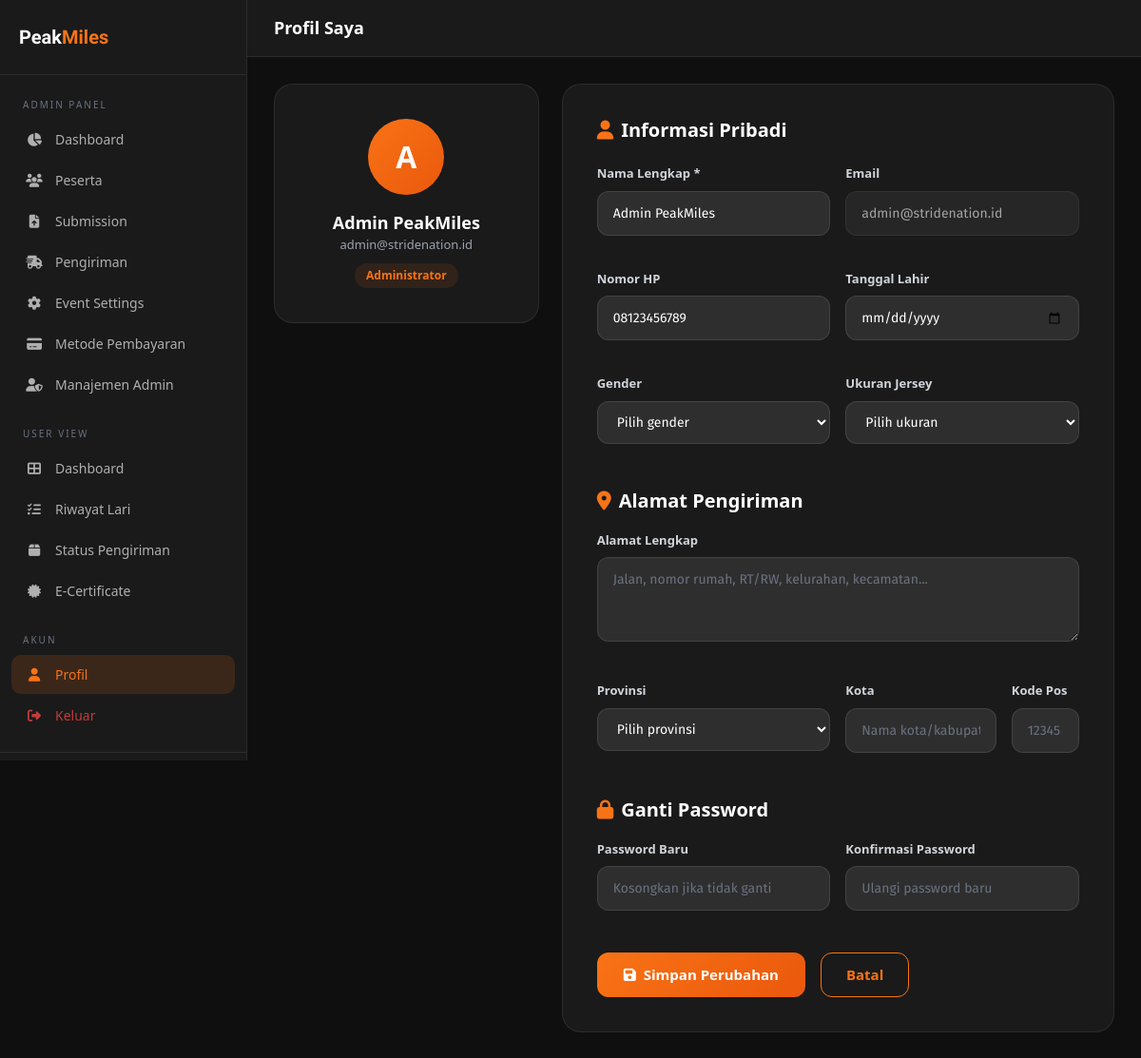
The app's page /profile.php (signed in) with its own data.
### tables this page shows
CREATE TABLE IF NOT EXISTS users (
    id INT AUTO_INCREMENT PRIMARY KEY,
    name VARCHAR(100) NOT NULL,
    email VARCHAR(150) NOT NULL UNIQUE,
    phone VARCHAR(20),
    password_hash VARCHAR(255) NOT NULL,
    role ENUM('user', 'admin') DEFAULT 'user',
    is_active TINYINT(1) DEFAULT 1,
    reset_token VARCHAR(100) NULL,
    reset_expires DATETIME NULL,
    created_at DATETIME DEFAULT CURRENT_TIMESTAMP,
    updated_at DATETIME DEFAULT CURRENT_TIMESTAMP ON UPDATE CURRENT_TIMESTAMP
);

### includes/functions.php (called while the page is built, shortened)
<?php
function getCurrentUser(): ?array {
    $db = getDB();
    $stmt = $db->prepare("SELECT u.*, p.dob, p.gender, p.address_full, p.province, p.city, p.postal_code, p.jersey_size
        FROM users u LEFT JOIN user_profiles p ON u.id = p.user_id WHERE u.id = ?");
    $stmt->execute([$_SESSION['user_id']]);
    return $stmt->fetch() ?: null;
}
function sanitize(string $input): string {
    return htmlspecialchars(trim($input), ENT_QUOTES, 'UTF-8');
}

### profile.php (the view, shortened to what this page needs)
<?php
require_once __DIR__ . '/includes/functions.php';
$user = getCurrentUser();
?>
<!DOCTYPE html>
<html lang="id">
<head>
<link rel="stylesheet" href="<?= SITE_URL ?>/assets/css/style.css">
<link rel="stylesheet" href="https://cdn.jsdelivr.net/npm/bootstrap@5.3.0/dist/css/bootstrap.min.css">
<link rel="stylesheet" href="https://cdnjs.cloudflare.com/ajax/libs/font-awesome/6.4.0/css/all.min.css">
</head>
<body>
<div class="dashboard-layout">
  <?php require_once __DIR__ . '/includes/sidebar.php'; ?>
  <div class="main-content">
    <div class="topbar">
      <div class="d-flex align-items-center gap-3">
        <div class="topbar-title">Profil Saya</div>
      </div>
    </div>
    <div class="page-content">
      <form method="POST" action="">
        <div class="row g-4">
          <div class="col-lg-4">
            <div class="form-card text-center">
              <div style="width:80px;height:80px;border-radius:50%;background:linear-gradient(135deg,var(--primary),var(--primary-dark));display:flex;align-items:center;justify-content:center;font-weight:800;font-size:32px;color:#fff;margin:0 auto 16px;">
                <?= strtoupper(substr($user['name'], 0, 1)) ?>
              </div>
              <div style="font-size:18px;font-weight:700;color:#fff;"><?= sanitize($user['name']) ?></div>
              <div style="font-size:13px;color:var(--gray-light);"><?= sanitize($user['email']) ?></div>
              <div class="mt-2">
                <span class="status-badge" style="background:rgba(249,115,22,0.1);color:var(--primary);">
                  <?= $user['role'] === 'admin' ? 'Administrator' : 'Peserta' ?>
                </span>
              </div>
            </div>
          </div>
          <div class="col-lg-8">
            <div class="form-card">
              <h5 style="color:#fff;font-weight:700;margin-bottom:24px;"><i class="fa fa-user" style="color:var(--primary);margin-right:8px;"></i>Informasi Pribadi</h5>
              <div class="row g-3">
                <div class="col-md-6">
                  <div class="form-group">
                    <label class="form-label">Nama Lengkap *</label>
                    <input type="text" name="name" class="form-control-custom" value="<?= sanitize($user['name']) ?>" required>
                  </div>
                </div>
                <div class="col-md-6">
                  <div class="form-group">
                    <label class="form-label">Email</label>
                    <input type="email" class="form-control-custom" value="<?= sanitize($user['email']) ?>" disabled style="opacity:0.6;">
                  </div>
                </div>
                <div class="col-md-6">
                  <div class="form-group">
                    <label class="form-label">Nomor HP</label>
                    <input type="tel" name="phone" class="form-control-custom" placeholder="08xx..." value="<?= sanitize($user['phone'] ?? '') ?>">
                  </div>
                </div>
                <div class="col-md-6">
                  <div class="form-group">
                    <label class="form-label">Tanggal Lahir</label>
                    <input type="date" name="dob" class="form-control-custom" value="<?= $user['dob'] ?? '' ?>">
                  </div>
                </div>
                <div class="col-md-6">
                  <div class="form-group">
                    <label class="form-label">Gender</label>
                    <select name="gender" class="form-control-custom">
                      <option value="">Pilih gender</option>
                    </select>
                  </div>
                </div>
                <div class="col-md-6">
                  <div class="form-group">
                    <label class="form-label">Ukuran Jersey</label>
                    <select name="jersey_size" class="form-control-custom">
                      <option value="">Pilih ukuran</option>
                    </select>
                  </div>
                </div>
              </div>
              <h5 style="color:#fff;font-weight:700;margin:28px 0 20px;"><i class="fa fa-map-marker-alt" style="color:var(--primary);margin-right:8px;"></i>Alamat Pengiriman</h5>
              <div class="row g-3">
                <div class="col-12">
                  <div class="form-group">
                    <label class="form-label">Alamat Lengkap</label>
                    <textarea name="address_full" class="form-control-custom" rows="3" placeholder="Jalan, nomor rumah, RT/RW, kelurahan, kecamatan..."><?= sanitize($user['address_full'] ?? '') ?></textarea>
                  </div>
                </div>
                <div class="col-md-6">
                  <div class="form-group">
                    <label class="form-label">Provinsi</label>
                    <select name="province" class="form-control-custom">
                      <option value="">Pilih provinsi</option>
                    </select>
                  </div>
                </div>
                <div class="col-md-4">
                  <div class="form-group">
                    <label class="form-label">Kota</label>
                    <input type="text" name="city" class="form-control-custom" placeholder="Nama kota/kabupaten" value="<?= sanitize($user['city'] ?? '') ?>">
                  </div>
                </div>
                <div class="col-md-2">
                  <div class="form-group">
                    <label class="form-label">Kode Pos</label>
                    <input type="text" name="postal_code" class="form-control-custom" placeholder="12345" maxlength="10" value="<?= sanitize($user['postal_code'] ?? '') ?>">
                  </div>
                </div>
              </div>
              <h5 style="color:#fff;font-weight:700;margin:28px 0 20px;"><i class="fa fa-lock" style="color:var(--primary);margin-right:8px;"></i>Ganti Password</h5>
              <div class="row g-3">
                <div class="col-md-6">
                  <div class="form-group">
                    <label class="form-label">Password Baru</label>
                    <input type="password" name="new_password" class="form-control-custom" placeholder="Kosongkan jika tidak ganti">
                  </div>
                </div>
                <div class="col-md-6">
                  <div class="form-group">
                    <label class="form-label">Konfirmasi Password</label>
                    <input type="password" name="confirm_password" class="form-control-custom" placeholder="Ulangi password baru">
                  </div>
                </div>
              </div>
              <div class="mt-4 d-flex gap-3">
                <button type="submit" class="btn-primary-custom">
                  <i class="fa fa-save"></i> Simpan Perubahan
                </button>
                <a href="<?= SITE_URL ?>/dashboard.php" class="btn-outline-custom">Batal</a>
              </div>
            </div>
          </div>
        </div>
      </form>
    </div>
  </div>
</div>
</body>
</html>

### assets/css/style.css (style rules this page uses)
:root { --primary: #f97316; --primary-dark: #ea580c; --primary-light: #fed7aa; --dark: #0f0f0f; --dark-2: #1a1a1a; --dark-3: #242424; --dark-4: #2e2e2e; --gray: #6b7280; --gray-light: #9ca3af; --border: rgba(255,255,255,0.08); --success: #22c55e; --danger: #ef4444; --warning: #f59e0b; --info: #3b82f6; --radius: 12px; --radius-lg: 20px; --shadow: 0 4px 24px rgba(0,0,0,0.4); --shadow-glow: 0 0 40px rgba(249,115,22,0.2); }
* { margin: 0; padding: 0; box-sizing: border-box; }
html { scroll-behavior: smooth; background: #0f0f0f; }
body { font-family: 'Fira Sans', system-ui, sans-serif; background: var(--dark); color: #e5e7eb; line-height: 1.6; min-height: 100vh; }
h1, h2, h3, h4, h5, h6 { font-weight: 600; line-height: 1.2; }
.btn-primary-custom { background: linear-gradient(135deg, var(--primary), var(--primary-dark)); color: #fff; border: none; padding: 12px 28px; border-radius: var(--radius); font-weight: 600; font-size: 15px; cursor: pointer; transition: all 0.3s; display: inline-flex; align-items: center; gap: 8px; text-decoration: none; }
.btn-outline-custom { background: transparent; border: 1px solid var(--primary); color: var(--primary); padding: 11px 26px; border-radius: var(--radius); font-weight: 600; font-size: 15px; cursor: pointer; transition: all 0.3s; display: inline-flex; align-items: center; gap: 8px; text-decoration: none; }
.dashboard-layout { display: flex; min-height: 100vh; background: var(--dark); }
.main-content { margin-left: 260px; flex: 1; min-height: 100vh; }
.topbar { background: var(--dark-2); border-bottom: 1px solid var(--border); padding: 16px 28px; display: flex; align-items: center; justify-content: space-between; position: sticky; top: 0; z-index: 50; }
.topbar-title { font-size: 18px; font-weight: 700; color: #fff; }
.page-content { padding: 28px; }
.status-badge { display: inline-flex; align-items: center; gap: 6px; padding: 4px 12px; border-radius: 100px; font-size: 12px; font-weight: 600; }
.form-group { margin-bottom: 20px; }
.form-label { display: block; font-size: 13px; font-weight: 600; color: #d1d5db; margin-bottom: 8px; }
.form-control-custom { width: 100%; background: var(--dark-4); border: 1px solid rgba(255,255,255,0.1); color: #fff; padding: 12px 16px; border-radius: var(--radius); font-size: 14px; transition: all 0.2s; outline: none; font-family: 'Fira Sans', system-ui, sans-serif; }
.form-control-custom::placeholder { color: var(--gray); }
.form-control-custom option { background: var(--dark-3); }
.form-card { background: var(--dark-2); border: 1px solid var(--border); border-radius: var(--radius-lg); padding: 36px; }
.d-flex { display: flex; }
.mt-2 { margin-top: 16px; }

### records on screen
users: name "A", name "Admin PeakMiles", email "admin@stridenation.id", phone "08123456789"
